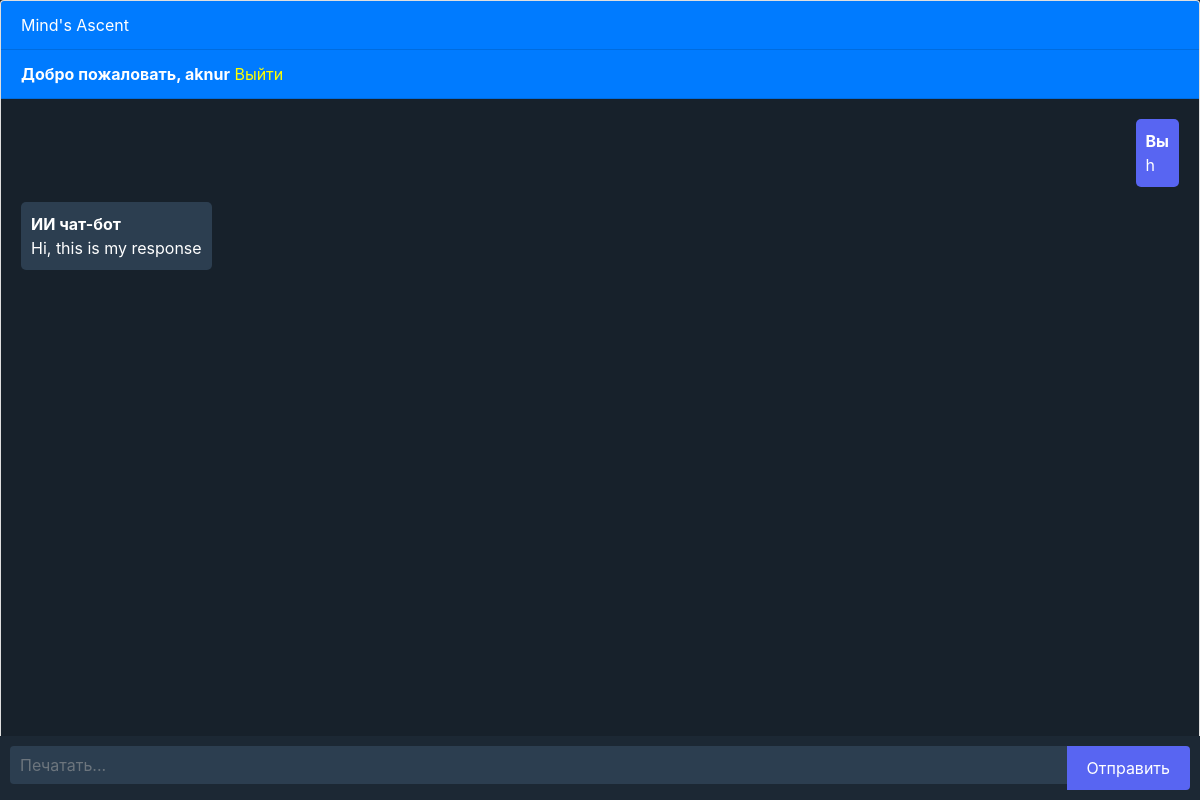
The page /chatbot (signed in) on the database as committed earlier.
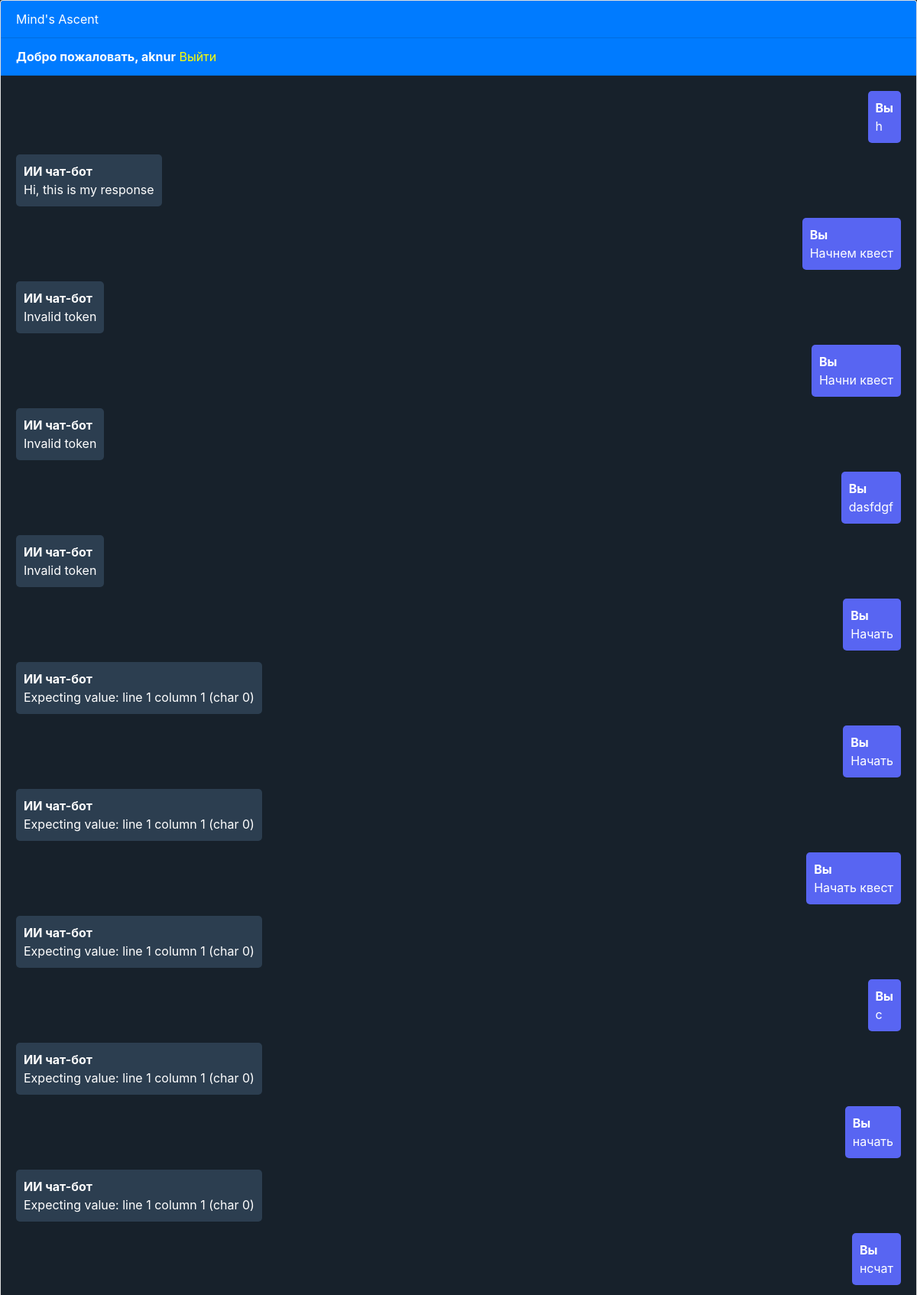
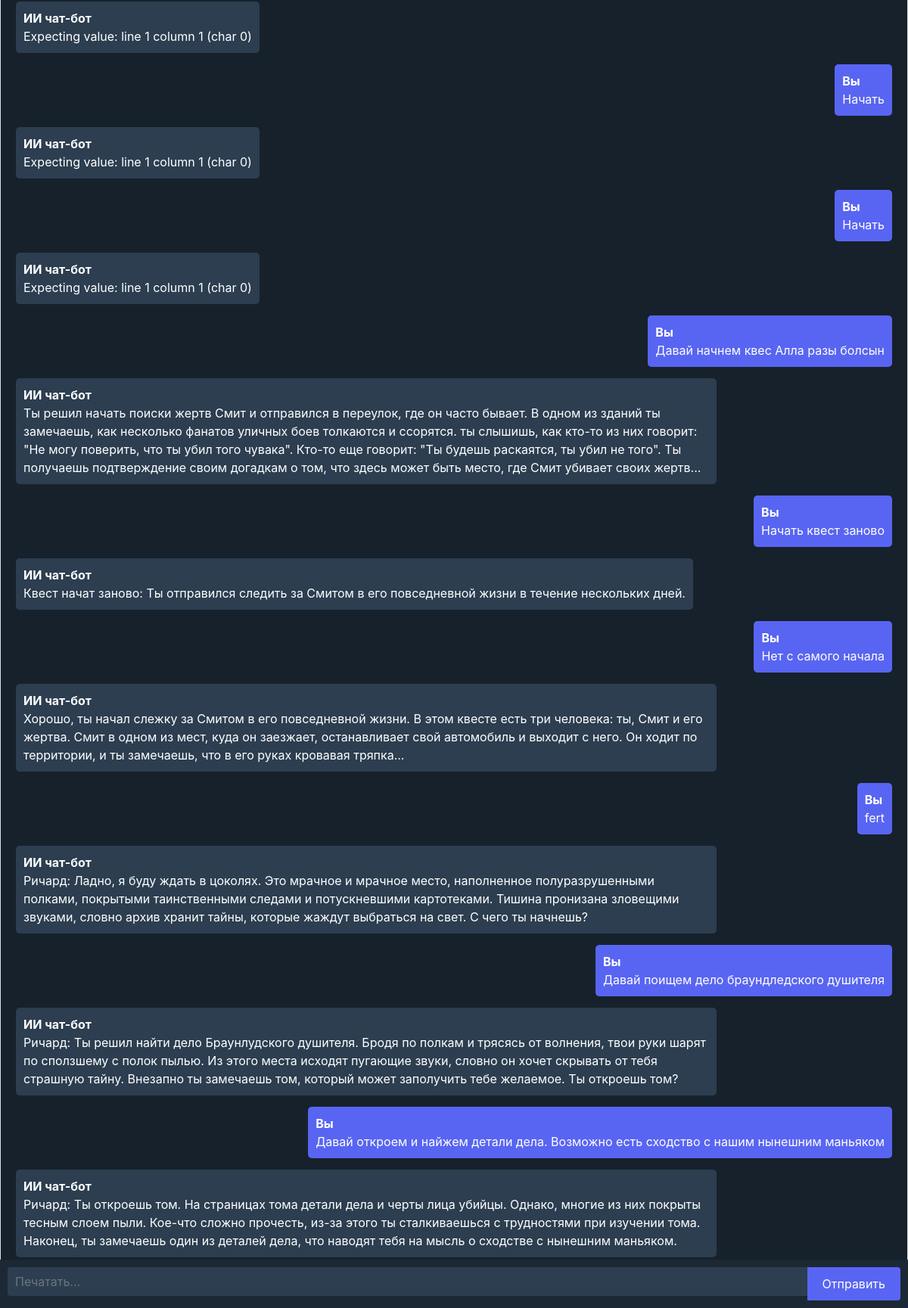
The same page on the database as committed later (2 pictures, top to bottom).
### chatbot/models.py (models this page shows, shortened)
class Chat(models.Model):
    user = models.ForeignKey(User, on_delete=models.CASCADE)
    message = models.TextField()
    response = models.TextField()
    created_at = models.DateTimeField(auto_now_add=True)

### chatbot/views.py (the view, shortened to what this page needs)
# urls.py: path('chatbot', views.chatbot, name='chatbot'),
def chatbot(request):
    chats = Chat.objects.filter(user=request.user)
    return render(request, 'chatbot.html', {'chats': chats})

### templates/chatbot.html (shortened to what this page needs)
{% extends 'base.html' %}
{% block content %}
<div class="chat-container">
  <div class="card flex-grow-1">
    <div class="card-header bg-primary text-white">Mind's Ascent</div>
    {% if user.is_authenticated %}
    <div class="card-header bg-primary text-white">
      <b>Добро пожаловать, {{user.username}}</b>
      <a style="color:yellow" href="logout">Выйти</a></div>
    {% else %}
      <div class="card-header bg-primary text-white">
        <a style="color:yellow" href="login">Войти</a>
        <a style="color:yellow" href="register">Регистрация</a>
      </div>
    {% endif %}
    <div class="card-body messages-box">
      <ul class="list-unstyled messages-list">
        {% for chat in chats %}
          {% if chat.user == request.user %}
            <li class="message sent">
              <div class="message-text">
                <div class="message-sender">
                  <b>Вы</b>
                </div>
                <div class="message-content">
                  {{chat.message}}
                </div>
              </div>
            </li>
            <li class="message received">
              <div class="message-text">
                <div class="message-sender">
                  <b>ИИ чат-бот</b>
                </div>
                <div class="message-content">
                  {{chat.response}}
                </div>
              </div>
            </li>
          {% endif %}
        {% endfor %}
      </ul>
    </div>
  </div>
  <form class="message-form">
    <div class="input-group">
      <input type="text" class="form-control message-input" placeholder="Печатать...">
      <div class="input-group-append">
        <button type="submit" class="btn btn-primary btn-send">Отправить</button>
      </div>
    </div>
  </form>
</div>
{% endblock %}

### templates/base.html (shortened to what this page needs)
<!DOCTYPE html>
<html lang="en">
  <head>
    <link rel="stylesheet" href="https://stackpath.bootstrapcdn.com/bootstrap/4.3.1/css/bootstrap.min.css">
  </head>
  <body>
    {% block content %}{% endblock %}
  </body>
</html>

### templates/chatbot.html (style rules this page uses)
body, html { height: 100%; margin: 0; background-color: #0A1A2F; }
.messages-box { flex-grow: 1; overflow-y: auto; background-color: #17212b; padding-bottom: 50px; }
.messages-list { padding-left: 0; }
.message { display: flex; justify-content: flex-start; margin-bottom: 15px; list-style: none; }
.sent { justify-content: flex-end; }
.message-text { padding: 10px; border-radius: 5px; max-width: 80%; word-wrap: break-word; }
.sent .message-text { background-color: #5865F2; color: white; }
.received .message-text { background-color: #2C3E50; color: white; }
.message-form { display: flex; position: fixed; bottom: 0; left: 0; right: 0; padding: 10px; background-color: #1C2834; }
.message-input { flex: 1; border-radius: 4px; border: none; padding: 10px; color: white; background-color: #2C3E50; }
.btn-send { border-radius: 4px; background-color: #5865F2; color: white; border: none; padding: 10px 20px; }
.chat-container { height: 100%; display: flex; flex-direction: column; background-color: #17212b; }
.card-header { background-color: #5865F2; color: white; }

Rows that differ between the two databases and show on the page:
added Chat: message "Начнем квест", response "Invalid token"
added Chat: message "Начни квест", response "Invalid token"
added Chat: message "dasfdgf", response "Invalid token"
added Chat: message "Начать", response "Expecting value: line 1 column 1 (char 0)"
added Chat: message "Начать", response "Expecting value: line 1 column 1 (char 0)"
added Chat: message "Начать квест", response "Expecting value: line 1 column 1 (char 0)"
added Chat: message "с", response "Expecting value: line 1 column 1 (char 0)"
added Chat: message "начать", response "Expecting value: line 1 column 1 (char 0)"
added Chat: message "нсчат", response "Expecting value: line 1 column 1 (char 0)"
added Chat: message "Начать", response "Expecting value: line 1 column 1 (char 0)"
added Chat: message "Начать", response "Expecting value: line 1 column 1 (char 0)"
added Chat: message "Давай начнем квес Алла разы болсын", response "Ты решил начать поиски жертв Смит и отправился в переулок, где он часто бывает. В одном из зданий ты замечаешь, как несколько фанатов уличных боев толкаются и ссорятся. ты слышишь, как кто-то из них говорит: \"Не могу поверить, что ты убил того чувака\". Кто-то еще говорит: \"Ты будешь раскаятся, ты убил не того\". Ты получаешь подтверждение своим догадкам о том, что здесь может быть место, где Смит убивает своих жертв..."
added Chat: message "Начать квест заново", response "Квест начат заново: Ты отправился следить за Смитом в его повседневной жизни в течение нескольких дней."
added Chat: message "Нет с самого начала", response "Хорошо, ты начал слежку за Смитом в его повседневной жизни. В этом квесте есть три человека: ты, Смит и его жертва. Смит в одном из мест, куда он заезжает, останавливает свой автомобиль и выходит с него. Он ходит по территории, и ты замечаешь, что в его руках кровавая тряпка..."
added Chat: message "fert", response "Ричард: Ладно, я буду ждать в цоколях. Это мрачное и мрачное место, наполненное полуразрушенными полками, покрытыми таинственными следами и потускневшими картотеками. Тишина пронизана зловещими звуками, словно архив хранит тайны, которые жаждут выбраться на свет. C чего ты начнешь?"
added Chat: message "Давай поищем дело браундледского душителя", response "Ричард: Ты решил найти дело Браунлудского душителя. Бродя по полкам и трясясь от волнения, твои руки шарят по сползшему с полок пылью. Из этого места исходят пугающие звуки, словно он хочет скрывать от тебя страшную тайну. Внезапно ты замечаешь том, который может заполучить тебе желаемое. Ты откроешь том?"
added Chat: message "Давай откроем и найжем детали дела. Возможно есть сходство с нашим нынешним маньяком", response "Ричард: Ты откроешь том. На страницах тома детали дела и черты лица убийцы. Однако, многие из них покрыты тесным слоем пыли. Кое-что сложно прочесть, из-за этого ты сталкиваешься с трудностями при изучении тома. Наконец, ты замечаешь один из деталей дела, что наводят тебя на мысль о сходстве с нынешним маньяком."
